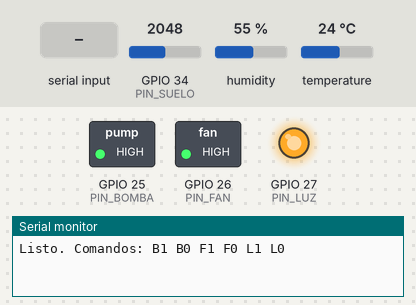
Recording of a sketch running on a simulated ESP32. Shown: switched loads named in the sketch (green lamp = pin HIGH), output pins drawn as LEDs (lit = HIGH), the last lines printed to the serial monitor. The inputs (shaded band) are chosen by the test bench; at power-on: GPIO 34 (PIN_SUELO) = 2048, humidity 55 %, temperature 24 °C. Nothing arrives over Bluetooth unless stated; pins used as bus, display or sensor lines are not drawn.

Above: at 1.2 s.
1.3 s: "B1\n" received over Serial
At 2.5 s:
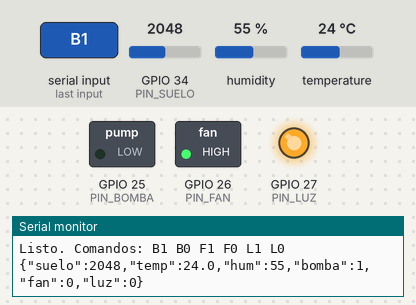
2.8 s: "F1\n" received over the second serial link
At 3.9 s:
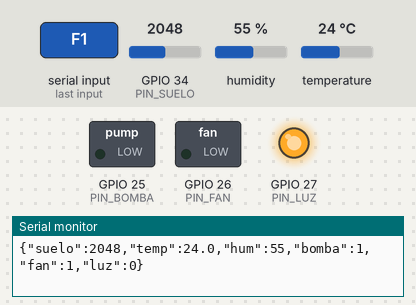
4.3 s: "B0\n" received over Serial
At 5.0 s:
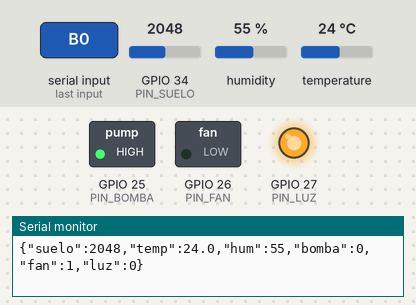
5.8 s: "L1\n" received over the second serial link
At 6.1 s:
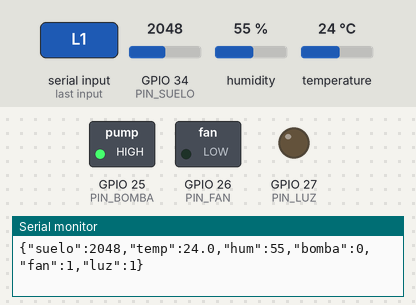
7.3 s: "F0\n" received over Serial
At 8.4 s:
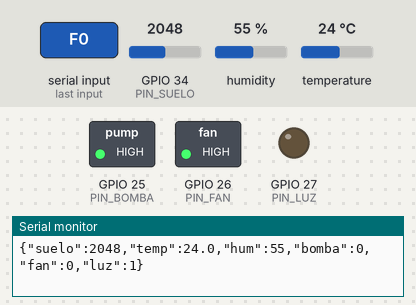
8.8 s: "B1\n" received over the second serial link
At 9.6 s:
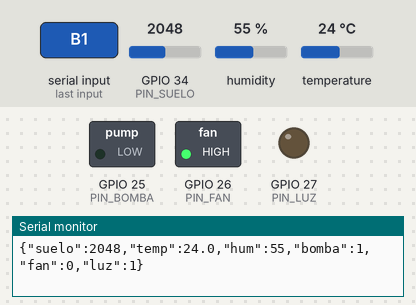
Timing chart, 0 to 40.3 s (numbered marks = the images above; inputs shaded):
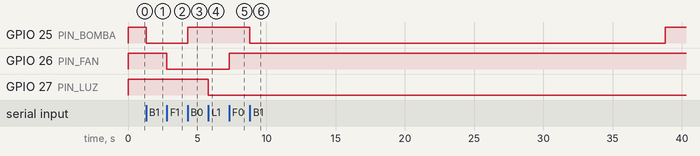

The sketch:

riegocodigo.ino
```cpp
// Prueba: sensores + relés + Bluetooth (ESP32 clásico)
// Librerías: "DHT sensor library" y "Adafruit Unified Sensor" (Adafruit)
// Placa: ESP32 Dev Module | Monitor serie: 9600

#include <BluetoothSerial.h>
#include <DHT.h>

BluetoothSerial BT;
DHT dht(4, DHT11);

const int PIN_BOMBA = 25;     // relé 1
const int PIN_FAN = 26;       // relé 2
const int PIN_LUZ = 27;       // relé 3
const int PIN_SUELO = 34;     // AO del YL-69
const int PIN_SUELO_VCC = 33; // VCC del YL-69 (solo se enciende al medir)

bool bomba = false, fan = false, luz = false;
unsigned long ultimo = 0;
unsigned long bombaInicio = 0;

void aplicar() {
  // Los relés se activan en LOW
  digitalWrite(PIN_BOMBA, bomba ? LOW : HIGH);
  digitalWrite(PIN_FAN, fan ? LOW : HIGH);
  digitalWrite(PIN_LUZ, luz ? LOW : HIGH);
}

void comando(String c) {
  c.trim();
  c.toUpperCase();
  if (c == "B1") { bomba = true; bombaInicio = millis(); }
  else if (c == "B0") bomba = false;
  else if (c == "F1") fan = true;
  else if (c == "F0") fan = false;
  else if (c == "L1") luz = true;
  else if (c == "L0") luz = false;
  aplicar();
  ultimo = 0;  // manda el estado enseguida, sin esperar 2 s
}

int leerSuelo() {
  digitalWrite(PIN_SUELO_VCC, HIGH);
  delay(100);
  int v = analogRead(PIN_SUELO);
  digitalWrite(PIN_SUELO_VCC, LOW);
  return v;
}

void setup() {
  Serial.begin(9600);
  // Primero HIGH para que los relés no se activen al arrancar
  digitalWrite(PIN_BOMBA, HIGH);
  digitalWrite(PIN_FAN, HIGH);
  digitalWrite(PIN_LUZ, HIGH);
  pinMode(PIN_BOMBA, OUTPUT);
  pinMode(PIN_FAN, OUTPUT);
  pinMode(PIN_LUZ, OUTPUT);
  pinMode(PIN_SUELO_VCC, OUTPUT);
  digitalWrite(PIN_SUELO_VCC, LOW);
  dht.begin();
  BT.begin("RiegoESP32");
  Serial.println("Listo. Comandos: B1 B0 F1 F0 L1 L0");
}

void loop() {
  if (Serial.available()) comando(Serial.readStringUntil('\n'));
  if (BT.available()) comando(BT.readStringUntil('\n'));

  // Seguridad: la bomba nunca pasa de 30 s encendida
  if (bomba && millis() - bombaInicio > 30000) {
    bomba = false;
    aplicar();
  }

  if (millis() - ultimo >= 2000) {
    ultimo = millis();
    int suelo = leerSuelo();
    float t = dht.readTemperature();
    float h = dht.readHumidity();
    if (isnan(t)) t = -1;
    if (isnan(h)) h = -1;

    String json = "{\"suelo\":" + String(suelo) +
                  ",\"temp\":" + String(t, 1) +
                  ",\"hum\":" + String(h, 0) +
                  ",\"bomba\":" + String(bomba) +
                  ",\"fan\":" + String(fan) +
                  ",\"luz\":" + String(luz) + "}";
    Serial.println(json);
    BT.println(json);
  }
}
```

Measured:
- after the input at 1.3 s, GPIO 25 (PIN_BOMBA): HIGH → LOW at once
- after the input at 2.8 s, GPIO 26 (PIN_FAN): HIGH → LOW at once
- after the input at 4.3 s, GPIO 25 (PIN_BOMBA): LOW → HIGH at once
- after the input at 5.8 s, GPIO 27 (PIN_LUZ): HIGH → LOW at once
- after the input at 7.3 s, GPIO 26 (PIN_FAN): LOW → HIGH at once
- after the input at 8.8 s, GPIO 25 (PIN_BOMBA): HIGH → LOW at once, → HIGH 30.0 s later
